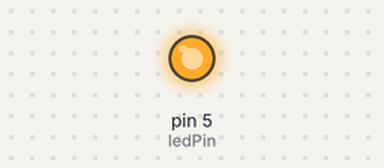
The sketch below on a simulated Arduino Uno, built with avr-gcc and run on an emulated ATmega328P. Parts: output pins drawn as LEDs (lit = HIGH).

Above: at 1.0 s.
At 3.0 s:
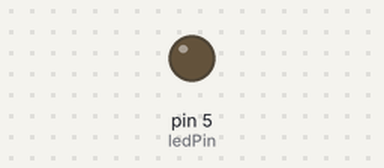
Timing chart, 0 to 5.2 s (numbered marks = the images above):
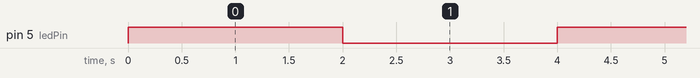

Measured:
- by itself, pin 5 (ledPin): alternates HIGH for 2.0 s and LOW for 2.0 s

The sketch:

E1-led-light.ino
```cpp
 int ledPin = 5;

 void setup() {
  // put your setup code here, to run once:
  pinMode(ledPin, OUTPUT);
}

void loop() {
  // put your main code here,  to run repeatedly:
  digitalWrite(ledPin, HIGH);
  delay(2000);
  digitalWrite(ledPin, LOW);
  delay(2000);
}
```
